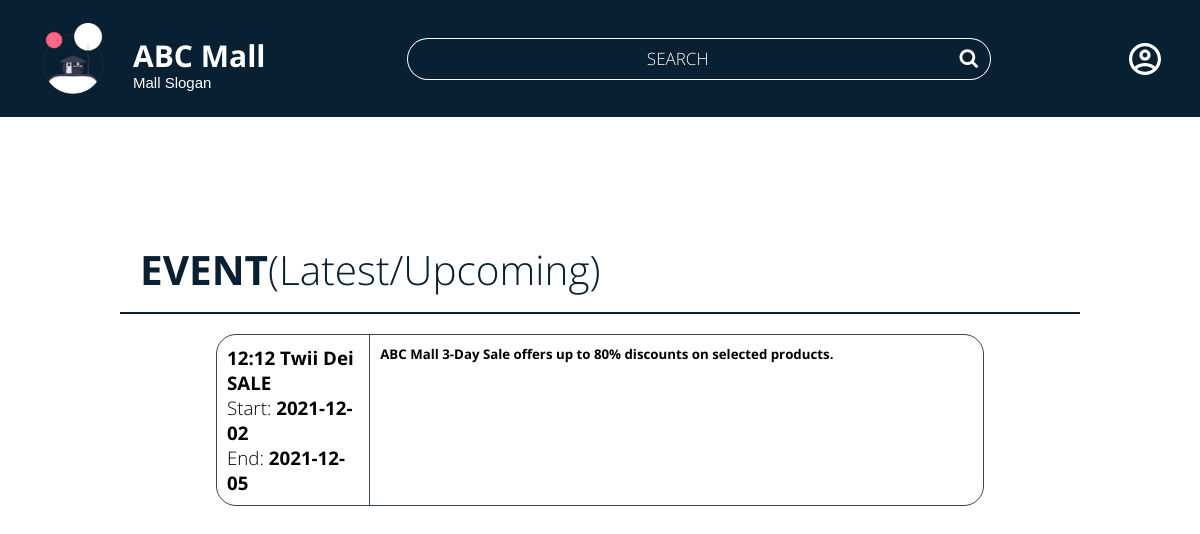
The app's page /Finals/explore_event.php with its own data.
### tables this page shows
CREATE TABLE `events` (
  `event_id` int(11) NOT NULL,
  `event_title` varchar(255) NOT NULL,
  `event_description` varchar(255) NOT NULL,
  `start_date` date NOT NULL,
  `end_date` date DEFAULT NULL
);

### Finals/explore_event.php (the view, shortened to what this page needs)
<?php
include("dbconnect.php");
?>
<!DOCTYPE html>
<html lang="en">
<head>
    <link rel="stylesheet" href="https://cdnjs.cloudflare.com/ajax/libs/font-awesome/4.7.0/css/font-awesome.min.css">
    <link rel="stylesheet" href="css/navigation-general.css">
    <link rel="stylesheet" href="css/style4.css">
</head>
<body>
    <header class="main-screen-header">
        <a href="mainscreen.php" class="logo-link">
            <div class="logo-container">
                <img src="DesignMaterials/Icons/undraw_cabin_hkfr.png" alt="Mall Logo Image" style="grid-column: 1/span 1; grid-row: 1/span 2;">
                <h1 class="abc-mall"><b>ABC Mall</b></h1>
                <h3 class="mall-slogan">Mall Slogan</h3>
            </div>
        </a>
        <form action="" method="post">
            <div class="search-container">
                <input type="text" name="search-nav" id="search-nav" placeholder="SEARCH">
                <button type="submit" id="search-nav-submit"><i class="fa fa-search"></i></button>
            </div>
        </form>
        <a href="" id="profile-icon-nav">
            <div class="profile-container">
            </div>
        </a>
    </header>
    <section class="grid-page-2">
        <div class="left"></div>
        <div class="center">
            <div class="explore-list-header">
                <h1>EVENT<span>(Latest/Upcoming)</span></h1>
            </div>
        <?php
            $query = "SELECT * FROM events;";
            $result = mysqli_query($conn, $query);
            if(mysqli_num_rows($result) > 0){
                while($qValue = mysqli_fetch_assoc($result)){
        ?>
            <div class="tile-event-container">
                <div class="tile-event">
                    <div class="col1-event">
                        <h3><?php echo $qValue['event_title'];?></h3>
                        <h3 class="myh3">Start: <b><?php echo $qValue['start_date'];?></b></h3>
                        <h3 class="myh3">End: <b><?php echo $qValue['end_date'];?></b></h3>
                    </div>
                    <div class="col2-event">
                        <h5><?php echo $qValue['event_description'];?></h5>
                    </div>
                </div>
            </div>
            <?php
                }
            }
            ?>
        </div>
        <div class="right"></div>
    </section>
</body>
</html>

### Finals/css/navigation-general.css (style rules this page uses)
* { margin: 0; padding: 0; box-sizing: border-box; }
body { font-family: 'Open Sans', sans-serif; }
header { background-color: #082032; border: solid; border-color: #082032; display: flex; justify-content: space-between; align-items: center; padding: 10px; }
.logo-link { text-decoration: none; }
.logo-container { display: grid; grid-template-columns: 90px auto; grid-template-rows: auto auto; margin: 10px 0 10px 30px; width: fit-content; }
.logo-container img { width: 60px; }
.abc-mall { font-size: 30px; color: white; height: fit-content; padding-top: 12px; font-weight: 800; }
.mall-slogan { font-family: sans-serif; font-size: 15px; height: fit-content; color: white; position: relative; top: -3px; font-weight: 300; }
.search-container { display: flex; justify-content: center; align-items: center; }
#search-nav { background-color: transparent; border: none; border-top: 1px solid white; border-left: 1px solid white; border-bottom: 1px solid white; color: white; text-align: center; height: 42px; border-top-left-radius: 25px; border-bottom-left-radius: 25px; font-family: 'Open Sans', sans-serif; font-size: 17px; font-weight: 300; width: 45vw; }
#search-nav::placeholder { color: white; }
#search-nav-submit { margin-top: unset; border-radius: unset; border: none; cursor: pointer; height: 42px; width: 44px; color: white; background-color: transparent; font-size: 20px; border-top: 1px solid white; border-right: 1px solid white; border-bottom: 1px solid white; border-top-right-radius: 25px; border-bottom-right-radius: 25px; }
.profile-container { transform: scale(1.6); display: flex; justify-content: center; align-items: center; margin-right: 30px; }

### Finals/css/style4.css (style rules this page uses)
* { padding: 0; margin: 0; }
body { font-family: 'Open Sans', sans-serif; }
.left { display: flex; justify-content: flex-end; }
.center { display: flex; justify-content: center; flex-wrap: wrap; }
.grid-page-2 { display: grid; grid-template-columns: 10% 80% 10%; margin-top: 25px; }
input[type=text], input[type=password], #additional-info { padding: 10px 20px; font-size: 17px; }
.explore-list-header-2, .explore-list-header { width: 100%; display: flex; justify-content: flex-start; align-items: center; margin-top: 100px; font-family: 'Open Sans', sans-serif; font-size: 27px; color: rgb(8, 32, 50); padding-left: 20px; padding-bottom: 15px; border-bottom: 2px solid rgb(8, 32, 50); }
.explore-list-header-2 h1 span, .explore-list-header h1 span { font-weight: 300; }
.tile-event-container { width: 100%; display: flex; flex-direction: column; justify-content: center; align-items: center; }
.tile-event { width: 80%; display: grid; grid-template-columns: 20% 80%; border: 1px solid #334756; border-radius: 20px; margin-top: 20px; }
.tile-event > * { padding: 10px; }
.col1-event { display: flex; flex-direction: column; justify-content: center; align-items: center; border-right: 1px solid #334756; }
.myh3 { font-weight: 300; }

### records on screen
events: event_title "12:12 Twii Dei SALE", start_date "2021-12-02", end_date "2021-12-05", event_description "ABC Mall 3-Day Sale offers up to 80% discounts on selected products."
